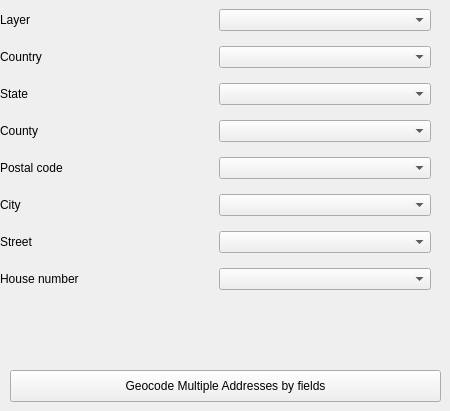
         <widget class="QWidget" name="tab_5">
          <attribute name="title">
           <string>Address Fields in Layer</string>
          </attribute>
          <widget class="QWidget" name="gridLayoutWidget_4">
           <property name="geometry">
            <rect>
             <x>0</x>
             <y>0</y>
             <width>431</width>
             <height>301</height>
            </rect>
           </property>
           <layout class="QGridLayout" name="gridLayout_5">
            <item row="0" column="0">
             <widget class="QLabel" name="layerLab_3">
              <property name="enabled">
               <bool>true</bool>
              </property>
              <property name="text">
               <string>Layer</string>
              </property>
             </widget>
            </item>
            <item row="1" column="0">
             <widget class="QLabel" name="label_4">
              <property name="text">
               <string>Country</string>
              </property>
             </widget>
            </item>
            <item row="5" column="0">
             <widget class="QLabel" name="label_7">
              <property name="text">
               <string>City</string>
              </property>
             </widget>
            </item>
            <item row="7" column="0">
             <widget class="QLabel" name="label_9">
              <property name="text">
               <string>House number</string>
              </property>
             </widget>
            </item>
            <item row="3" column="0">
             <widget class="QLabel" name="label_6">
              <property name="text">
               <string>County</string>
              </property>
             </widget>
            </item>
            <item row="6" column="0">
             <widget class="QLabel" name="label_8">
              <property name="text">
               <string>Street</string>
              </property>
             </widget>
            </item>
            <item row="4" column="0">
             <widget class="QLabel" name="label_10">
              <property name="text">
               <string>Postal code</string>
              </property>
             </widget>
            </item>
            <item row="2" column="0">
             <widget class="QLabel" name="label_5">
              <property name="text">
               <string>State</string>
              </property>
             </widget>
            </item>
            <item row="0" column="1">
             <widget class="QgsMapLayerComboBox" name="mapLayerBox_2"/>
            </item>
            <item row="1" column="1">
             <widget class="QgsFieldComboBox" name="CountryBox"/>
            </item>
            <item row="2" column="1">
             <widget class="QgsFieldComboBox" name="StateBox"/>
            </item>
            <item row="3" column="1">
             <widget class="QgsFieldComboBox" name="CountyBox"/>
            </item>
            <item row="4" column="1">
             <widget class="QgsFieldComboBox" name="ZipBox"/>
            </item>
            <item row="5" column="1">
             <widget class="QgsFieldComboBox" name="CityBox"/>
            </item>
            <item row="6" column="1">
             <widget class="QgsFieldComboBox" name="StreetBox"/>
            </item>
            <item row="7" column="1">
             <widget class="QgsFieldComboBox" name="NumberBox"/>
            </item>
           </layout>
          </widget>
          <widget class="QPushButton" name="batchGeocodeFieldsButton">
           <property name="geometry">
            <rect>
             <x>10</x>
             <y>370</y>
             <width>431</width>
             <height>32</height>
            </rect>
           </property>
           <property name="text">
            <string>Geocode Multiple Addresses by fields</string>
           </property>
          </widget>
         </widget>
